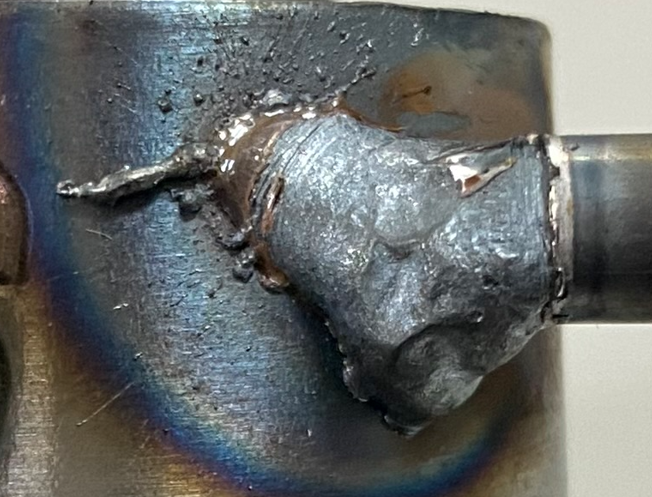
#> input picture MF2Net/dataset/1_NG.png, 652 x 497 px
$ python -i 3_edge_and_hu_features.py   (imports and definitions only)   (older library calls are emulated)
#> lines starting #> are read from the running program, lines starting #| are printed output that depends on the picture; after the words box and inside, x2 and y2 are one past the last pixel; in counts of white or black regions, pixels touching at a corner belong together
import cv2
import numpy as np

def canny_edge_detection(image, low_threshold=50, high_threshold=150):
    """
    Perform Canny edge detection.
    """
    return cv2.Canny(image, low_threshold, high_threshold)

def sobel_edge_detection(image, ksize=3):
    """
    Perform Sobel edge detection and return combined edge map.
    """
    grad_x = cv2.Sobel(image, cv2.CV_64F, 1, 0, ksize=ksize)
    grad_y = cv2.Sobel(image, cv2.CV_64F, 0, 1, ksize=ksize)
    sobel = cv2.magnitude(grad_x, grad_y)
    sobel = np.uint8(np.clip(sobel, 0, 255))
    return sobel

def apply_morphological_operations(edge_img, kernel_size=3):
    """
    Apply dilation followed by erosion to enhance edges.
    """
    kernel = np.ones((kernel_size, kernel_size), np.uint8)
    dilated = cv2.dilate(edge_img, kernel, iterations=1)
    eroded = cv2.erode(dilated, kernel, iterations=1)
    return eroded

def extract_hu_moments(image):
    """
    Compute Hu Moments from a binary or grayscale image.
    """
    moments = cv2.moments(image)
    hu_moments = cv2.HuMoments(moments).flatten()
    return hu_moments

def extract_combined_features(gray_img, edge_type='canny'):
    """
    Extract edge map and Hu moments from the image using selected edge method.
    """
    if edge_type == 'canny':
        edge = canny_edge_detection(gray_img)
    elif edge_type == 'sobel':
        edge = sobel_edge_detection(gray_img)
    else:
        raise ValueError("Unsupported edge_type: choose 'canny' or 'sobel'")

    enhanced_edge = apply_morphological_operations(edge)
    hu = extract_hu_moments(enhanced_edge)
    return hu

>>> import cv2
>>> picture = cv2.imread('dataset/1_NG.png', cv2.IMREAD_GRAYSCALE)
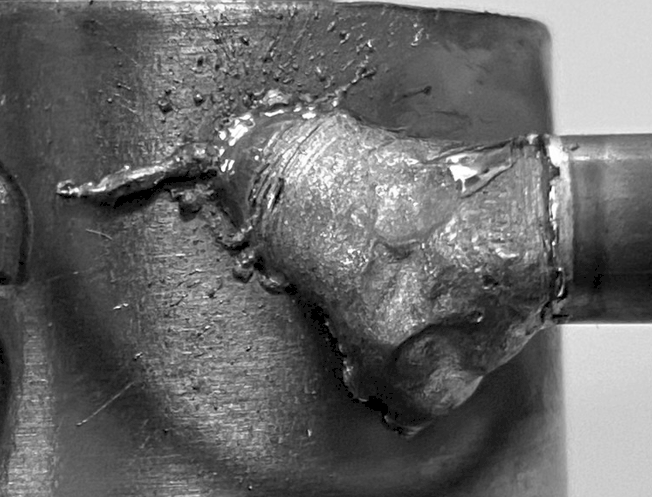
#> picture: shape (497, 652); min 0, max 255, mean 103.6
>>> result = extract_combined_features(picture)
#> in canny_edge_detection, `return cv2.Canny(image, low_threshold, high_threshold)`:
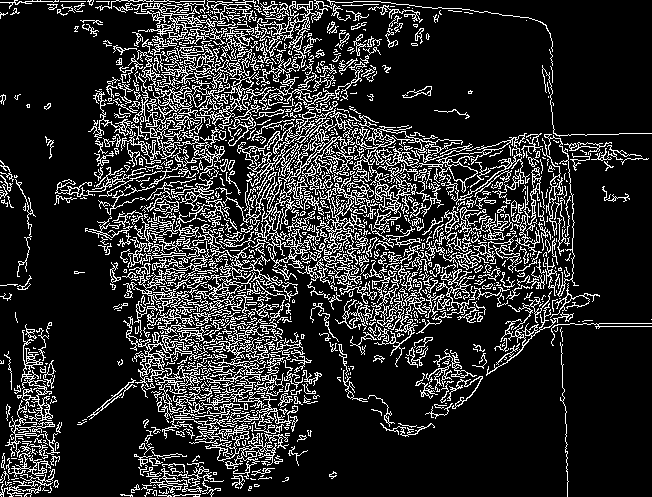
#> returned value: shape (497, 652); 17.3% white in thin lines or dots
#> in apply_morphological_operations, `dilated = cv2.dilate(edge_img, kernel, iterations=1)`:
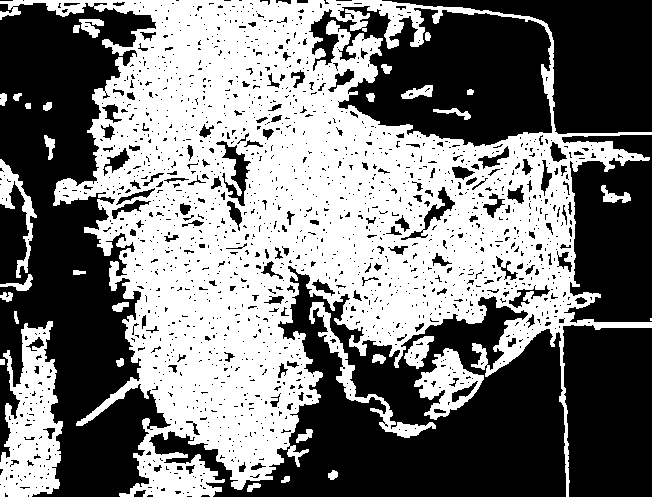
#> dilated: shape (497, 652); 47.6% white; 33 white regions (1 under 20 px), largest, box (x1, y1, x2, y2) and area: (0, 0, 652, 497) 138925, (0, 321, 63, 497) 6895, (414, 348, 484, 420) 2267
#> in apply_morphological_operations, `eroded = cv2.erode(dilated, kernel, iterations=1)`:
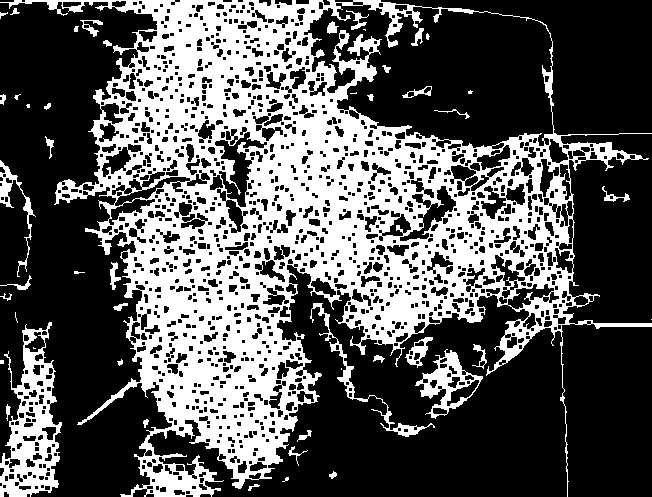
#> eroded: shape (497, 652); 35.2% white; 48 white regions (12 under 20 px), largest, box (x1, y1, x2, y2) and area: (0, 0, 652, 497) 103719, (0, 322, 62, 497) 4910, (415, 349, 483, 419) 1475
#> in extract_hu_moments, `moments = cv2.moments(image)`: moments = moments, m00 29099325, centre m10/m00, m01/m00 = (284.1, 232.4)
#> in extract_hu_moments, `hu_moments = cv2.HuMoments(moments).flatten()`: hu_moments = [0.00118, 2.44e-08, 4.75e-10, 1.28e-11, 1.85e-22, -8.77e-16, 9.77e-22]
#> in extract_combined_features, `hu = extract_hu_moments(enhanced_edge)`: hu has the same summary as hu_moments in extract_hu_moments
#> result has the same summary as hu_moments in extract_hu_moments

$ run again, on MF2Net/dataset/2_NG.png
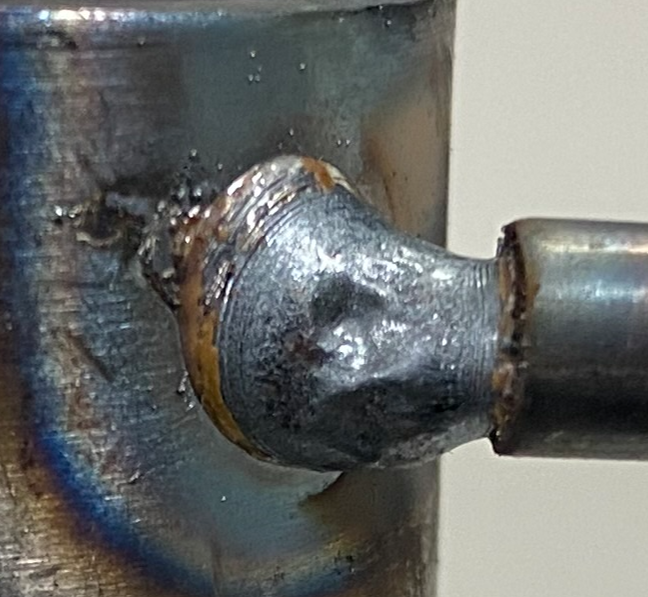
#> input picture MF2Net/dataset/2_NG.png, 648 x 597 px
#> in canny_edge_detection, `return cv2.Canny(image, low_threshold, high_threshold)`:
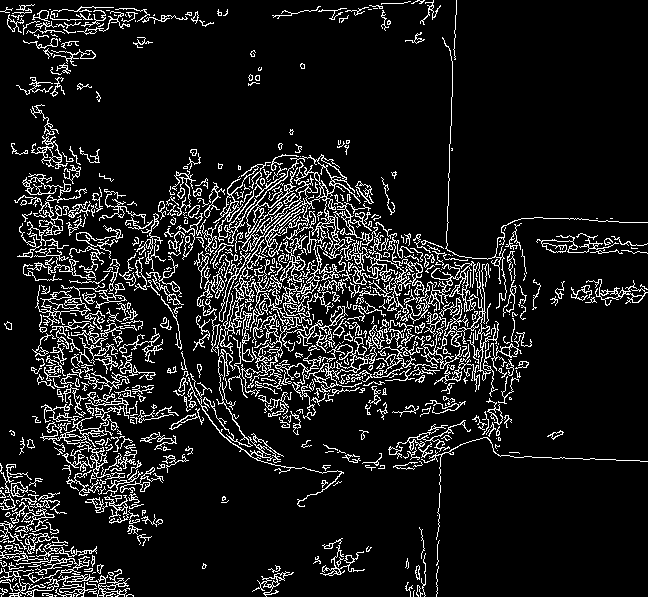
#> returned value: shape (597, 648); 10.8% white in thin lines or dots
#> dilated: shape (597, 648); 31.5% white; 47 white regions, largest, box (x1, y1, x2, y2) and area: (13, 0, 648, 597) 96575, (0, 462, 135, 597) 8893, (0, 3, 215, 98) 5171
#> in apply_morphological_operations, `eroded = cv2.erode(dilated, kernel, iterations=1)`:
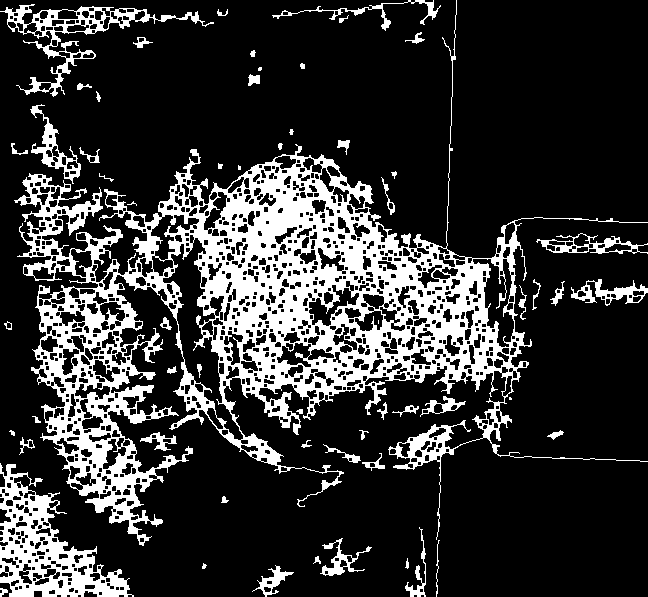
#> eroded: shape (597, 648); 20.4% white; 59 white regions (6 under 20 px), largest, box (x1, y1, x2, y2) and area: (14, 0, 648, 546) 62726, (0, 463, 134, 597) 6389, (0, 4, 214, 97) 2838
#> moments = moments, m00 20167695, centre m10/m00, m01/m00 = (246.4, 322.8)
#> hu_moments = [0.00196, 1.96e-07, 2.77e-09, 2.41e-11, 2.27e-21, 9.14e-15, -5.81e-21]
#> hu has the same summary as hu_moments in extract_hu_moments
#> result has the same summary as hu_moments in extract_hu_moments

$ run again, on MF2Net/dataset/3_NG.png
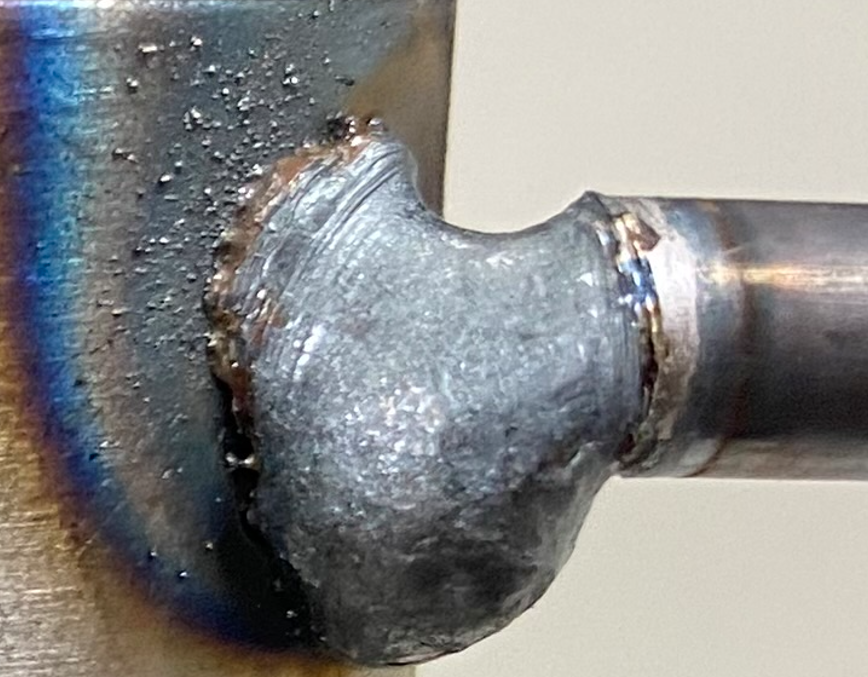
#> input picture MF2Net/dataset/3_NG.png, 868 x 677 px
#> in canny_edge_detection, `return cv2.Canny(image, low_threshold, high_threshold)`:
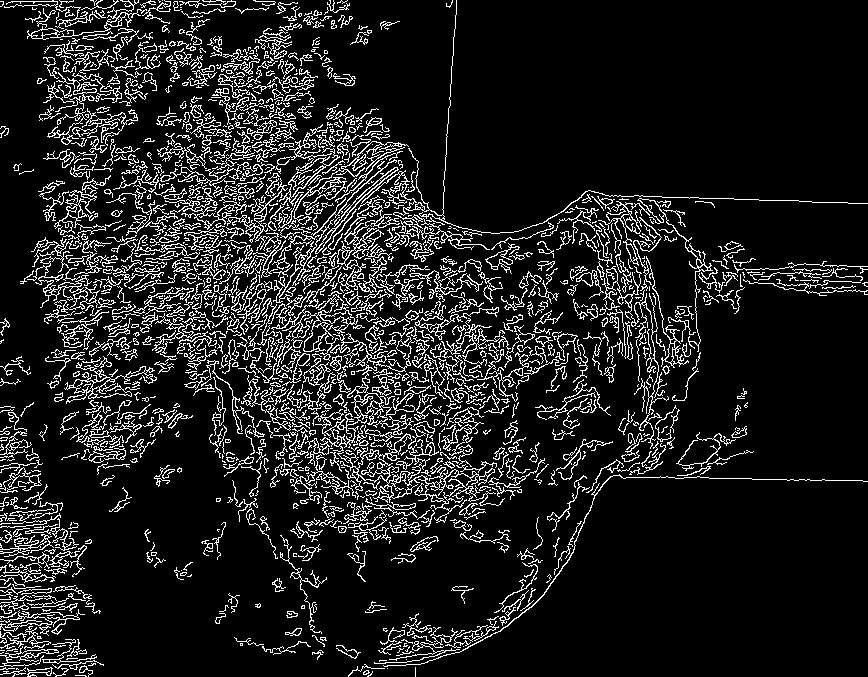
#> returned value: shape (677, 868); 12% white in thin lines or dots
#> dilated: shape (677, 868); 35.7% white; 50 white regions, largest, box (x1, y1, x2, y2) and area: (0, 0, 868, 677) 187222, (0, 483, 105, 677) 12125, (0, 401, 44, 494) 2283
#> in apply_morphological_operations, `eroded = cv2.erode(dilated, kernel, iterations=1)`:
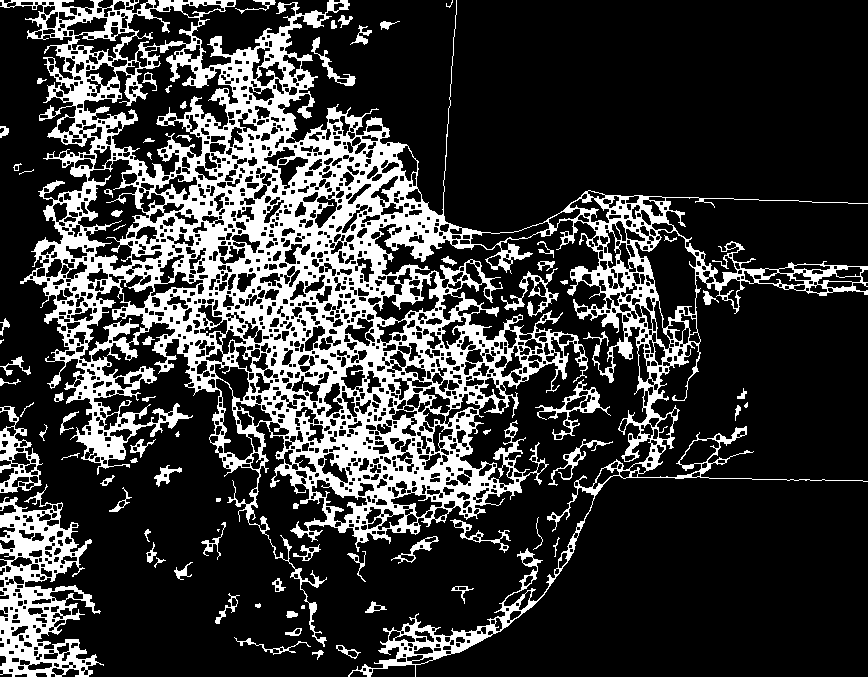
#> eroded: shape (677, 868); 22.3% white; 78 white regions (9 under 20 px), largest, box (x1, y1, x2, y2) and area: (0, 0, 868, 677) 113892, (0, 484, 104, 677) 8337, (0, 406, 43, 493) 1305
#> moments = moments, m00 33349410, centre m10/m00, m01/m00 = (307.8, 319.1)
#> hu_moments = [0.0018, 1.05e-07, 1.9e-09, 8.82e-11, -2.95e-20, 3.37e-15, -2.08e-20]
#> hu has the same summary as hu_moments in extract_hu_moments
#> result has the same summary as hu_moments in extract_hu_moments

$ run again, on MF2Net/dataset/4_NG.png
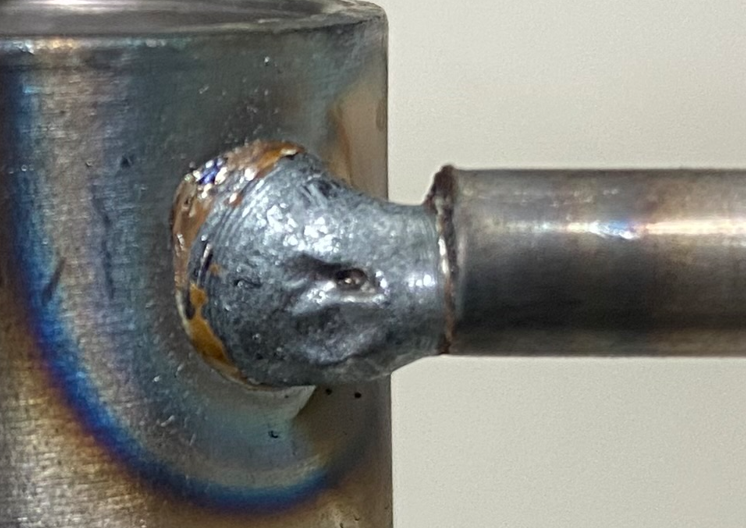
#> input picture MF2Net/dataset/4_NG.png, 746 x 528 px
#> in canny_edge_detection, `return cv2.Canny(image, low_threshold, high_threshold)`:
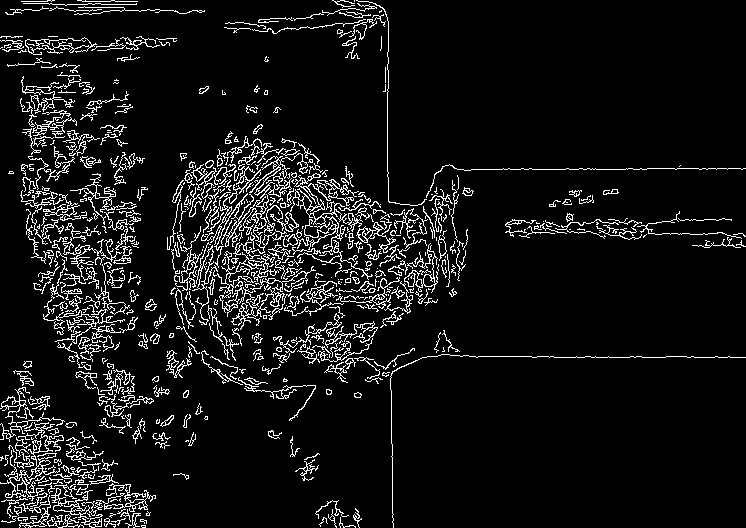
#> returned value: shape (528, 746); 7.9% white in thin lines or dots
#> dilated: shape (528, 746); 23.3% white; 56 white regions (1 under 20 px), largest, box (x1, y1, x2, y2) and area: (165, 0, 746, 528) 46243, (6, 57, 155, 435) 19689, (0, 360, 157, 528) 11687
#> in apply_morphological_operations, `eroded = cv2.erode(dilated, kernel, iterations=1)`:
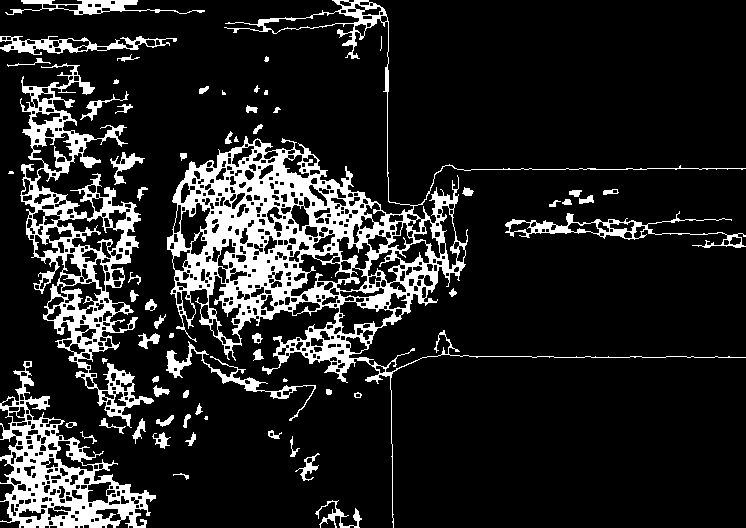
#> eroded: shape (528, 746); 14.1% white; 65 white regions (8 under 20 px), largest, box (x1, y1, x2, y2) and area: (167, 0, 746, 528) 27287, (20, 63, 154, 428) 11554, (0, 361, 156, 528) 7816
#> moments = moments, m00 14125980, centre m10/m00, m01/m00 = (217.8, 271.4)
#> hu_moments = [0.00267, 4.68e-07, 1.18e-08, 6.07e-10, 1.42e-18, 1.94e-13, -7.98e-19]
#> hu has the same summary as hu_moments in extract_hu_moments
#> result has the same summary as hu_moments in extract_hu_moments
